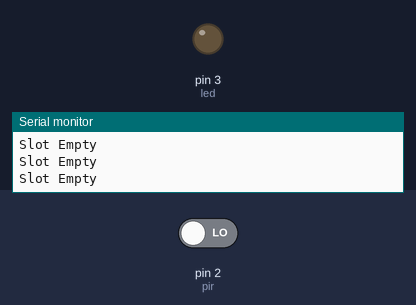
Simulated run of this sketch. Board: Arduino Uno, built with avr-gcc and run on an emulated ATmega328P. On the bench: output pins drawn as LEDs (lit = HIGH), the last lines printed to the serial monitor. The test bench sets the inputs (shaded band); at power-on: pin 2 (pir) LOW.

Above: at 2.8 s.
2.9 s: pin 2 (pir) driven HIGH
At 3.4 s:
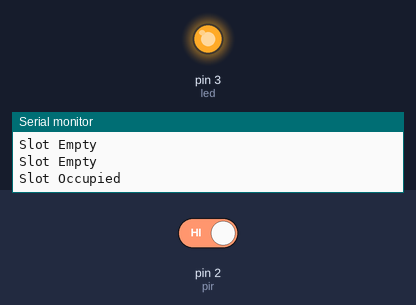
4.5 s: pin 2 (pir) driven LOW
At 6.1 s:
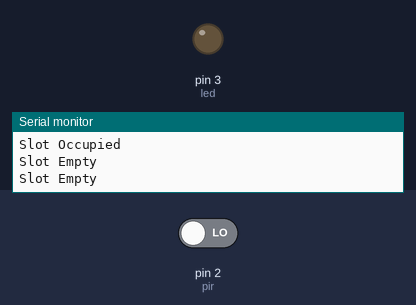
Timing chart, 0 to 7.6 s (numbered marks = the images above; inputs shaded):
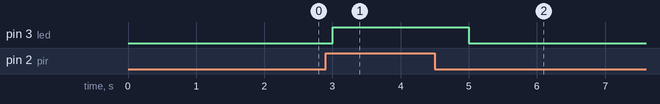

The sketch:

week15.ino
```cpp
int pir = 2;
int led = 3;

void setup() {
  pinMode(pir, INPUT);
  pinMode(led, OUTPUT);
  Serial.begin(9600);
}

void loop() {
  int state = digitalRead(pir);

  if (state == HIGH) {
    Serial.println("Slot Occupied");
    digitalWrite(led, HIGH);
  } else {
    Serial.println("Slot Empty");
    digitalWrite(led, LOW);
  }

  delay(1000);
}
```

Measured:
- after the input at 2.9 s, pin 3 (led): LOW → HIGH after 0.10 s
- after the input at 4.5 s, pin 3 (led): HIGH → LOW after 0.50 s
